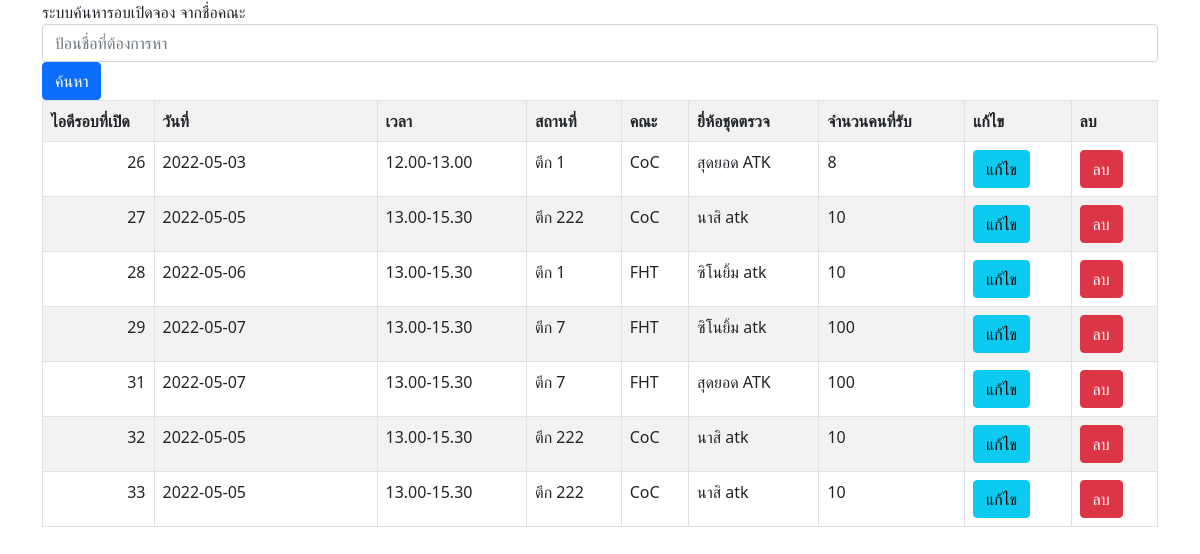
The page /Sys_old/admin_old/kcode/show_atk_roud.php on the database its author committed.
### tables this page shows
CREATE TABLE `atk_open` (
  `atopen_id` int(10) NOT NULL,
  `date` varchar(100) NOT NULL,
  `time` varchar(100) NOT NULL,
  `location` varchar(100) NOT NULL,
  `faculty` varchar(100) NOT NULL,
  `brand` varchar(100) NOT NULL,
  `amount` int(100) NOT NULL
);

### Sys_old/admin_old/kcode/show_atk_roud.php (the view, shortened to what this page needs)
<?php
$search = isset($_GET['search']) ? $_GET['search']:'';
$connect = mysqli_connect("localhost", "root", "", "project_atk");
$sql = "SELECT * FROM atk_open WHERE faculty LIKE '%$search%'";
$result = mysqli_query($connect, $sql);
?>
<!DOCTYPE html>
<html lang="en">
<head>
    <link href="https://cdn.jsdelivr.net/npm/bootstrap@5.1.3/dist/css/bootstrap.min.css" rel="stylesheet">
</head>
<body>
    <div class="container">
        <div class="row">
            <br>
            <form method="get" id="form" enctype="multipart/form-data" action="" >
                <label for="exampleInputEmail1">ระบบค้นหารอบเปิดจอง จากชื่อคณะ</label>
                <input type="text" class="form-control" id="search" name="search" placeholder="ป้อนชื่อที่ต้องการหา">
                <button type="submit" class="btn btn-primary">ค้นหา</button>
            </form>
            <div class="col-12">
                <table class="table  table-striped table-hover table-bordered">
                    <tr>
                        <th width='10%'>ไอดีรอบที่เปิด</th>
                        <th width='20%'>วันที่</th>
                        <th>เวลา</th>
                        <th>สถานที่</th>
                        <th>คณะ</th>
                        <th>ยี่ห้อชุดตรวจ</th>
                        <th>จํานวนคนที่รับ</th>
                        <th>แก้ไข</th>
                        <th>ลบ</th>
                    </tr>
                    <?php while ($row = mysqli_fetch_array($result, MYSQLI_ASSOC)) { ?>
                        <tr>
                            <td align='right'><?php echo $row["atopen_id"]; ?></td>
                            <td><?php echo $row["date"]; ?></td>
                            <td><?php echo $row["time"]; ?></td>
                            <td><?php echo $row["location"]; ?></td>
                            <td><?php echo $row["faculty"]; ?></td>
                            <td><?php echo $row["brand"]; ?></td>
                            <td><?php echo $row["amount"]; ?></td>
                            <td>
                                <form action="del_atk_roud.php" method="post">
                                    <button type="submit" class="btn btn-info"> แก้ไข</button>
                                </form>
                            </td>
                            <td>
                                <form action="del_atk_roud.php" method="post">
                                    <button type="submit" class="btn btn-danger"> ลบ</button>
                                </form>
                            </td>
                        </tr>
                    <?php } ?>
                </table>
            </div>
        </div>
    </div>
</body>
</html>

### rows shown on the page
atk_open: atopen_id "26", date "2022-05-03", time "12.00-13.00", location "ตึก 1", faculty "CoC", brand "สุดยอด ATK", amount "8"
atk_open: atopen_id "27", date "2022-05-05", time "13.00-15.30", location "ตึก 222", faculty "CoC", brand "นาสิ atk", amount "10"
atk_open: atopen_id "28", date "2022-05-06", time "13.00-15.30", location "ตึก 1", faculty "FHT", brand "ซิโนยิ้ม atk", amount "10"
atk_open: atopen_id "29", date "2022-05-07", time "13.00-15.30", location "ตึก 7", faculty "FHT", brand "ซิโนยิ้ม atk", amount "100"
atk_open: atopen_id "31", date "2022-05-07", time "13.00-15.30", location "ตึก 7", faculty "FHT", brand "สุดยอด ATK", amount "100"
atk_open: atopen_id "32", date "2022-05-05", time "13.00-15.30", location "ตึก 222", faculty "CoC", brand "นาสิ atk", amount "10"
atk_open: atopen_id "33", date "2022-05-05", time "13.00-15.30", location "ตึก 222", faculty "CoC", brand "นาสิ atk", amount "10"
